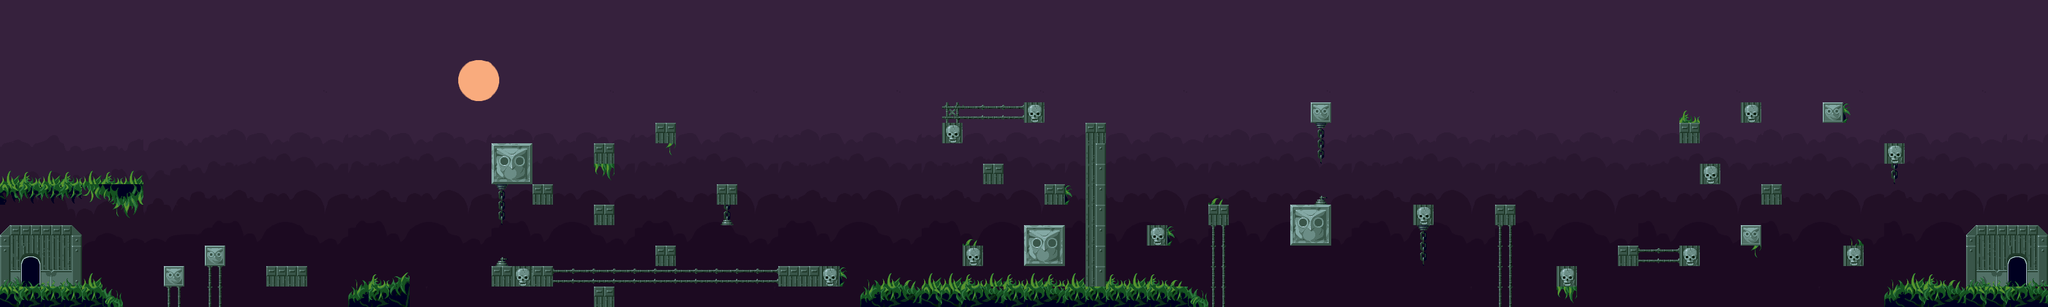

This game map was drawn from its Tiled (.tmx) file and the tilesets committed beside it. A one-line description and the trimmed map source follow:
An orthogonal 100x15 tile map with 32x32 px tiles, 2 tile layers (background, ground), 2 tilesets and 46 objects.

<map version="1.0" orientation="orthogonal" renderorder="right-down" width="100" height="15" tilewidth="32" tileheight="32" nextobjectid="52">
 <tileset firstgid="1" name="sprite_wb" tilewidth="32" tileheight="32" spacing="1" margin="1" tilecount="432" columns="24">
  <image source="sprite_wb.png" width="800" height="600" />
 </tileset>
 <tileset firstgid="433" name="bkFog" tilewidth="32" tileheight="32" spacing="1" margin="1" tilecount="266" columns="19">
  <image source="bkFog.png" width="640" height="480" />
 </tileset>
 <layer name="background" width="100" height="15">
  <data>[1500 cells, 1500 non-empty, 225 distinct tile ids]</data>
 </layer>
 <layer name="ground" width="100" height="15">
  <data>[1500 cells, 205 non-empty, 45 distinct tile ids]</data>
 </layer>
 <objectgroup color="#ff0000" name="Capa de Objetos 1">
  <object id="1" x="0" y="449" width="160.5" height="31" />
  <object id="2" x="160.333" y="458.667" width="10" height="24" />
  <object id="3" x="170.75" y="464.25" width="9" height="15.75" />
  <object id="4" x="180.5" y="469" width="10.5" height="12.75" />
  <object id="5" x="256" y="417" width="31" height="29.5" />
  <object id="6" x="320" y="384.5" width="31" height="30.5" />
  <object id="7" x="416.5" y="416.5" width="62" height="31" />
  <object id="8" x="545.5" y="447.5" width="93" height="32" />
  <object id="9" x="769" y="416.5" width="93.5" height="30.5" />
  <object id="10" x="832.5" y="289" width="30.5" height="29.5" />
  <object id="11" x="928.5" y="321" width="31.5" height="30" />
  <object id="12" x="928.5" y="448.5" width="31" height="30" />
  <object id="13" x="1025" y="384.5" width="31" height="31.5" />
  <object id="14" x="768" y="223.5" width="63" height="64" />
  <object id="15" x="928.5" y="224.5" width="31.5" height="31" />
  <object id="16" x="1024" y="191.5" width="31" height="32.5" />
  <object id="17" x="1121" y="287.5" width="31.5" height="32" />
  <object id="19" x="1217" y="417" width="95" height="29.5" />
  <object id="21" x="1345" y="449" width="512" height="30" />
  <object id="22" x="1857.27" y="459.273" width="9.81818" height="19.8182" />
  <object id="23" x="1867.45" y="467.273" width="19.8182" height="12.3636" />
  <object id="25" x="1503.5" y="383.5" width="32" height="32.5" />
  <object id="26" x="1600" y="352" width="63.5" height="63" />
  <object id="27" x="1632" y="287" width="32.5" height="33.5" />
  <object id="28" x="1536.5" y="256.5" width="31.5" height="32" />
  <object id="29" x="1472.5" y="191" width="30.5" height="33.5" />
  <object id="31" x="1696" y="191.333" width="31.3333" height="256" />
  <object id="32" x="1600" y="159" width="32" height="33" />
  <object id="34" x="1792.5" y="351.5" width="31.5" height="33.5" />
  <object id="35" x="1889" y="321" width="30.5" height="30" />
  <object id="36" x="2016.5" y="321" width="62" height="62" />
  <object id="37" x="2048.5" y="159.5" width="31" height="31.5" />
  <object id="38" x="2207.5" y="320" width="32" height="31.5" />
  <object id="39" x="2336" y="319.5" width="31.5" height="31.5" />
  <object id="40" x="2431.5" y="415.5" width="32.5" height="31.5" />
  <object id="41" x="2528" y="384.5" width="31" height="30.5" />
  <object id="42" x="2625" y="383" width="31" height="32.5" />
  <object id="43" x="2656" y="255.5" width="31.5" height="31.5" />
  <object id="44" x="2721.5" y="351" width="29" height="32.5" />
  <object id="45" x="2752.5" y="288" width="30.5" height="32" />
  <object id="46" x="2624.5" y="192" width="30.5" height="32" />
  <object id="47" x="2720.5" y="159" width="31" height="32.5" />
  <object id="48" x="2880.5" y="382.5" width="31.5" height="33" />
  <object id="49" x="2944.5" y="224" width="31" height="31" />
  <object id="50" x="2849" y="160" width="30.5" height="31.5" />
  <object id="51" x="2946" y="449.333" width="256.667" height="30.6667" />
 </objectgroup>
</map>
